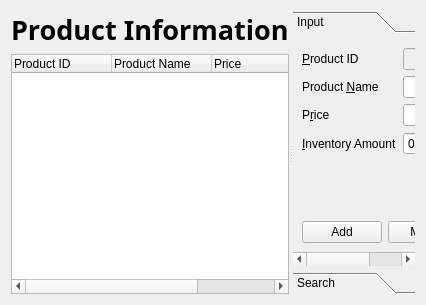
<?xml version="1.0" encoding="UTF-8"?>
<ui version="4.0">
 <class>ProductManagerForm</class>
 <widget class="QWidget" name="ProductManagerForm">
  <property name="geometry">
   <rect>
    <x>0</x>
    <y>0</y>
    <width>426</width>
    <height>305</height>
   </rect>
  </property>
  <property name="windowTitle">
   <string>Form</string>
  </property>
  <layout class="QVBoxLayout" name="verticalLayout_4">
   <item>
    <widget class="QSplitter" name="splitter">
     <property name="orientation">
      <enum>Qt::Horizontal</enum>
     </property>
     <widget class="QWidget" name="layoutWidget">
      <layout class="QVBoxLayout" name="verticalLayout_3">
       <item>
        <widget class="QLabel" name="productInfoLabel">
         <property name="font">
          <font>
           <family>Dubai</family>
           <pointsize>20</pointsize>
           <bold>true</bold>
          </font>
         </property>
         <property name="text">
          <string>Product Information</string>
         </property>
        </widget>
       </item>
       <item>
        <widget class="QTreeWidget" name="treeWidget">
         <property name="rootIsDecorated">
          <bool>false</bool>
         </property>
         <property name="itemsExpandable">
          <bool>false</bool>
         </property>
         <column>
          <property name="text">
           <string>Product ID</string>
          </property>
         </column>
         <column>
          <property name="text">
           <string>Product Name</string>
          </property>
         </column>
         <column>
          <property name="text">
           <string>Price</string>
          </property>
         </column>
         <column>
          <property name="text">
           <string>Inventory Amount</string>
          </property>
         </column>
        </widget>
       </item>
      </layout>
     </widget>
     <widget class="QToolBox" name="toolBox">
      <property name="currentIndex">
       <number>0</number>
      </property>
      <widget class="QWidget" name="inputPage">
       <property name="geometry">
        <rect>
         <x>0</x>
         <y>0</y>
         <width>178</width>
         <height>235</height>
        </rect>
       </property>
       <attribute name="label">
        <string>Input</string>
       </attribute>
       <layout class="QVBoxLayout" name="verticalLayout">
        <item>
         <layout class="QFormLayout" name="formLayout">
          <item row="0" column="0">
           <widget class="QLabel" name="productIDLabel">
            <property name="text">
             <string>&amp;Product ID</string>
            </property>
            <property name="buddy">
             <cstring>productIDLineEdit</cstring>
            </property>
           </widget>
          </item>
          <item row="0" column="1">
           <widget class="QLineEdit" name="productIDLineEdit">
            <property name="enabled">
             <bool>false</bool>
            </property>
            <property name="readOnly">
             <bool>true</bool>
            </property>
           </widget>
          </item>
          <item row="1" column="0">
           <widget class="QLabel" name="productNameLabel">
            <property name="text">
             <string>Product &amp;Name</string>
            </property>
            <property name="buddy">
             <cstring>productNameLineEdit</cstring>
            </property>
           </widget>
          </item>
          <item row="1" column="1">
           <widget class="QLineEdit" name="productNameLineEdit"/>
          </item>
          <item row="2" column="0">
           <widget class="QLabel" name="priceLabel">
            <property name="text">
             <string>P&amp;rice</string>
            </property>
            <property name="buddy">
             <cstring>priceLineEdit</cstring>
            </property>
           </widget>
          </item>
          <item row="2" column="1">
           <widget class="QLineEdit" name="priceLineEdit"/>
          </item>
          <item row="3" column="0">
           <widget class="QLabel" name="inventoryAmountLabel">
            <property name="text">
             <string>&amp;Inventory Amount</string>
            </property>
            <property name="buddy">
             <cstring>inventoryAmountSpinBox</cstring>
            </property>
           </widget>
          </item>
          <item row="3" column="1">
           <widget class="QSpinBox" name="inventoryAmountSpinBox"/>
          </item>
         </layout>
        </item>
        <item>
         <widget class="QLabel" name="imageLabel">
          <property name="text">
           <string/>
          </property>
         </widget>
        </item>
        <item>
         <spacer name="verticalSpacer">
          <property name="orientation">
           <enum>Qt::Vertical</enum>
          </property>
          <property name="sizeHint" stdset="0">
           <size>
            <width>20</width>
            <height>88</height>
           </size>
          </property>
         </spacer>
        </item>
        <item>
         <layout class="QHBoxLayout" name="addHorizontalLayout">
          <item>
           <widget class="QPushButton" name="addPushButton">
            <property name="text">
             <string>Add</string>
            </property>
           </widget>
          </item>
          <item>
           <widget class="QPushButton" name="modifyPushButton">
            <property name="text">
             <string>Modify</string>
            </property>
           </widget>
          </item>
         </layout>
        </item>
       </layout>
      </widget>
      <widget class="QWidget" name="searchPage">
       <property name="geometry">
        <rect>
         <x>0</x>
         <y>0</y>
         <width>168</width>
         <height>245</height>
        </rect>
       </property>
       <attribute name="label">
        <string>Search</string>
       </attribute>
       <layout class="QVBoxLayout" name="verticalLayout_2">
        <item>
         <widget class="QTreeWidget" name="searchTreeWidget">
          <column>
           <property name="text">
            <string>Product ID</string>
           </property>
          </column>
          <column>
           <property name="text">
            <string>Product Name</string>
           </property>
          </column>
          <column>
           <property name="text">
            <string>Price</string>
           </property>
          </column>
          <column>
           <property name="text">
            <string>Inventory Amount</string>
           </property>
          </column>
         </widget>
        </item>
        <item>
         <layout class="QHBoxLayout" name="horizontalLayout">
          <item>
           <widget class="QComboBox" name="searchComboBox">
            <item>
             <property name="text">
              <string>Product ID Search</string>
             </property>
            </item>
            <item>
             <property name="text">
              <string>Product Name Search</string>
             </property>
            </item>
            <item>
             <property name="text">
              <string>Price Search</string>
             </property>
            </item>
            <item>
             <property name="text">
              <string>Inventory Amount Search</string>
             </property>
            </item>
           </widget>
          </item>
          <item>
           <widget class="QLineEdit" name="searchLineEdit"/>
          </item>
         </layout>
        </item>
        <item>
         <widget class="QPushButton" name="searchPushButton">
          <property name="text">
           <string>Search</string>
          </property>
         </widget>
        </item>
       </layout>
      </widget>
     </widget>
    </widget>
   </item>
  </layout>
 </widget>
 <resources/>
 <connections/>
</ui>
